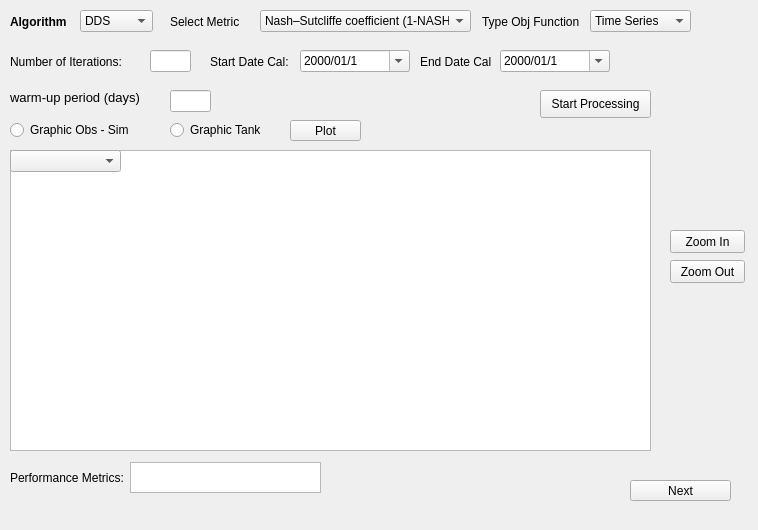
            <widget class="QWidget" name="Step2">
             <property name="geometry">
              <rect>
               <x>0</x>
               <y>0</y>
               <width>758</width>
               <height>530</height>
              </rect>
             </property>
             <attribute name="label">
              <string>Step 2 - Hydrological Calibration</string>
             </attribute>
             <widget class="QLabel" name="label_46">
              <property name="geometry">
               <rect>
                <x>10</x>
                <y>14</y>
                <width>61</width>
                <height>16</height>
               </rect>
              </property>
              <property name="text">
               <string>&lt;html&gt;&lt;head/&gt;&lt;body&gt;&lt;p&gt;&lt;span style=&quot; font-size:9pt; font-weight:600;&quot;&gt;Algorithm&lt;/span&gt;&lt;/p&gt;&lt;/body&gt;&lt;/html&gt;</string>
              </property>
             </widget>
             <widget class="QComboBox" name="Algorithm">
              <property name="geometry">
               <rect>
                <x>80</x>
                <y>10</y>
                <width>73</width>
                <height>22</height>
               </rect>
              </property>
              <item>
               <property name="text">
                <string>DDS</string>
               </property>
              </item>
              <item>
               <property name="text">
                <string>LHS</string>
               </property>
              </item>
              <item>
               <property name="text">
                <string>SCE</string>
               </property>
              </item>
             </widget>
             <widget class="QLabel" name="label_47">
              <property name="geometry">
               <rect>
                <x>170</x>
                <y>14</y>
                <width>101</width>
                <height>16</height>
               </rect>
              </property>
              <property name="text">
               <string>&lt;html&gt;&lt;head/&gt;&lt;body&gt;&lt;p&gt;&lt;span style=&quot; font-size:9pt;&quot;&gt;Select Metric&lt;/span&gt;&lt;/p&gt;&lt;/body&gt;&lt;/html&gt;</string>
              </property>
             </widget>
             <widget class="QComboBox" name="Metricas">
              <property name="geometry">
               <rect>
                <x>260</x>
                <y>10</y>
                <width>211</width>
                <height>22</height>
               </rect>
              </property>
              <item>
               <property name="text">
                <string>Nash–Sutcliffe coefficient (1-NASH)</string>
               </property>
              </item>
              <item>
               <property name="text">
                <string>Index of agreement</string>
               </property>
              </item>
              <item>
               <property name="text">
                <string>Normalized absolute error</string>
               </property>
              </item>
              <item>
               <property name="text">
                <string>Correlation Coefficient</string>
               </property>
              </item>
              <item>
               <property name="text">
                <string>Coefficient of Determination</string>
               </property>
              </item>
              <item>
               <property name="text">
                <string>Mean Squared Error</string>
               </property>
              </item>
              <item>
               <property name="text">
                <string>Root Mean Squared Error</string>
               </property>
              </item>
              <item>
               <property name="text">
                <string>Mean Absolute Error</string>
               </property>
              </item>
              <item>
               <property name="text">
                <string>Relative Root Mean Squared Error</string>
               </property>
              </item>
              <item>
               <property name="text">
                <string>Composite function (NASH - IA - EAN)</string>
               </property>
              </item>
             </widget>
             <widget class="QLabel" name="label_122">
              <property name="geometry">
               <rect>
                <x>10</x>
                <y>54</y>
                <width>181</width>
                <height>16</height>
               </rect>
              </property>
              <property name="text">
               <string>&lt;html&gt;&lt;head/&gt;&lt;body&gt;&lt;p&gt;&lt;span style=&quot; font-size:9pt;&quot;&gt;Number of Iterations:&lt;/span&gt;&lt;/p&gt;&lt;/body&gt;&lt;/html&gt;</string>
              </property>
             </widget>
             <widget class="QLineEdit" name="QNumIter">
              <property name="geometry">
               <rect>
                <x>150</x>
                <y>50</y>
                <width>41</width>
                <height>22</height>
               </rect>
              </property>
             </widget>
             <widget class="QGraphicsView" name="graphicsView_H">
              <property name="geometry">
               <rect>
                <x>10</x>
                <y>150</y>
                <width>641</width>
                <height>301</height>
               </rect>
              </property>
             </widget>
             <widget class="QPushButton" name="Run_process_Hydro_Cal">
              <property name="geometry">
               <rect>
                <x>540</x>
                <y>90</y>
                <width>111</width>
                <height>28</height>
               </rect>
              </property>
              <property name="text">
               <string>Start Processing</string>
              </property>
             </widget>
             <widget class="QRadioButton" name="Plot_sim_obs">
              <property name="geometry">
               <rect>
                <x>10</x>
                <y>120</y>
                <width>141</width>
                <height>20</height>
               </rect>
              </property>
              <property name="text">
               <string>Graphic Obs - Sim</string>
              </property>
             </widget>
             <widget class="QRadioButton" name="plot_tank">
              <property name="geometry">
               <rect>
                <x>170</x>
                <y>120</y>
                <width>111</width>
                <height>20</height>
               </rect>
              </property>
              <property name="text">
               <string>Graphic Tank</string>
              </property>
             </widget>
             <widget class="QPushButton" name="Plot_G">
              <property name="geometry">
               <rect>
                <x>290</x>
                <y>120</y>
                <width>71</width>
                <height>21</height>
               </rect>
              </property>
              <property name="text">
               <string>Plot</string>
              </property>
             </widget>
             <widget class="QComboBox" name="comboBox">
              <property name="geometry">
               <rect>
                <x>10</x>
                <y>150</y>
                <width>111</width>
                <height>22</height>
               </rect>
              </property>
             </widget>
             <widget class="QPushButton" name="zoom_in_button">
              <property name="geometry">
               <rect>
                <x>670</x>
                <y>230</y>
                <width>75</width>
                <height>23</height>
               </rect>
              </property>
              <property name="text">
               <string>Zoom In</string>
              </property>
             </widget>
             <widget class="QPushButton" name="zoom_out_button">
              <property name="geometry">
               <rect>
                <x>670</x>
                <y>260</y>
                <width>75</width>
                <height>23</height>
               </rect>
              </property>
              <property name="text">
               <string>Zoom Out</string>
              </property>
             </widget>
             <widget class="QLabel" name="label_50">
              <property name="geometry">
               <rect>
                <x>482</x>
                <y>14</y>
                <width>121</width>
                <height>16</height>
               </rect>
              </property>
              <property name="text">
               <string>&lt;html&gt;&lt;head/&gt;&lt;body&gt;&lt;p&gt;&lt;span style=&quot; font-size:9pt;&quot;&gt;Type Obj Function&lt;/span&gt;&lt;/p&gt;&lt;/body&gt;&lt;/html&gt;</string>
              </property>
             </widget>
             <widget class="QComboBox" name="Tipo_Funcion">
              <property name="geometry">
               <rect>
                <x>590</x>
                <y>10</y>
                <width>101</width>
                <height>22</height>
               </rect>
              </property>
              <item>
               <property name="text">
                <string>Time Series</string>
               </property>
              </item>
              <item>
               <property name="text">
                <string>t-Student</string>
               </property>
              </item>
             </widget>
             <widget class="QDateEdit" name="start_date">
              <property name="geometry">
               <rect>
                <x>300</x>
                <y>50</y>
                <width>110</width>
                <height>22</height>
               </rect>
              </property>
              <property name="currentSection">
               <enum>QDateTimeEdit::YearSection</enum>
              </property>
              <property name="displayFormat">
               <string>yyyy/MM/d</string>
              </property>
              <property name="calendarPopup">
               <bool>true</bool>
              </property>
              <property name="timeSpec">
               <enum>Qt::LocalTime</enum>
              </property>
             </widget>
             <widget class="QLabel" name="label_17">
              <property name="geometry">
               <rect>
                <x>210</x>
                <y>54</y>
                <width>141</width>
                <height>16</height>
               </rect>
              </property>
              <property name="text">
               <string>&lt;html&gt;&lt;head/&gt;&lt;body&gt;&lt;p&gt;Start Date Cal:&lt;/p&gt;&lt;/body&gt;&lt;/html&gt;</string>
              </property>
             </widget>
             <widget class="QDateEdit" name="end_date">
              <property name="geometry">
               <rect>
                <x>500</x>
                <y>50</y>
                <width>110</width>
                <height>22</height>
               </rect>
              </property>
              <property name="currentSection">
               <enum>QDateTimeEdit::YearSection</enum>
              </property>
              <property name="displayFormat">
               <string>yyyy/MM/d</string>
              </property>
              <property name="calendarPopup">
               <bool>true</bool>
              </property>
              <property name="timeSpec">
               <enum>Qt::LocalTime</enum>
              </property>
             </widget>
             <widget class="QLabel" name="label_18">
              <property name="geometry">
               <rect>
                <x>420</x>
                <y>54</y>
                <width>131</width>
                <height>16</height>
               </rect>
              </property>
              <property name="text">
               <string>&lt;html&gt;&lt;head/&gt;&lt;body&gt;&lt;p&gt;End Date Cal&lt;/p&gt;&lt;/body&gt;&lt;/html&gt;</string>
              </property>
             </widget>
             <widget class="QPushButton" name="Next_Step_3">
              <property name="geometry">
               <rect>
                <x>630</x>
                <y>480</y>
                <width>101</width>
                <height>21</height>
               </rect>
              </property>
              <property name="text">
               <string>Next</string>
              </property>
             </widget>
             <widget class="QLabel" name="label_123">
              <property name="geometry">
               <rect>
                <x>10</x>
                <y>470</y>
                <width>181</width>
                <height>16</height>
               </rect>
              </property>
              <property name="text">
               <string>&lt;html&gt;&lt;head/&gt;&lt;body&gt;&lt;p&gt;&lt;span style=&quot; font-size:9pt;&quot;&gt;Performance Metrics:&lt;/span&gt;&lt;/p&gt;&lt;/body&gt;&lt;/html&gt;</string>
              </property>
             </widget>
             <widget class="QPlainTextEdit" name="Peformance_H">
              <property name="geometry">
               <rect>
                <x>130</x>
                <y>462</y>
                <width>191</width>
                <height>31</height>
               </rect>
              </property>
             </widget>
             <widget class="QLabel" name="label_129">
              <property name="geometry">
               <rect>
                <x>10</x>
                <y>90</y>
                <width>181</width>
                <height>16</height>
               </rect>
              </property>
              <property name="text">
               <string>&lt;html&gt;&lt;head/&gt;&lt;body&gt;&lt;p&gt;&lt;span style=&quot; font-size:10pt;&quot;&gt;warm-up period (days)&lt;/span&gt;&lt;/p&gt;&lt;/body&gt;&lt;/html&gt;</string>
              </property>
             </widget>
             <widget class="QLineEdit" name="Training_Period">
              <property name="geometry">
               <rect>
                <x>170</x>
                <y>90</y>
                <width>41</width>
                <height>22</height>
               </rect>
              </property>
             </widget>
            </widget>
